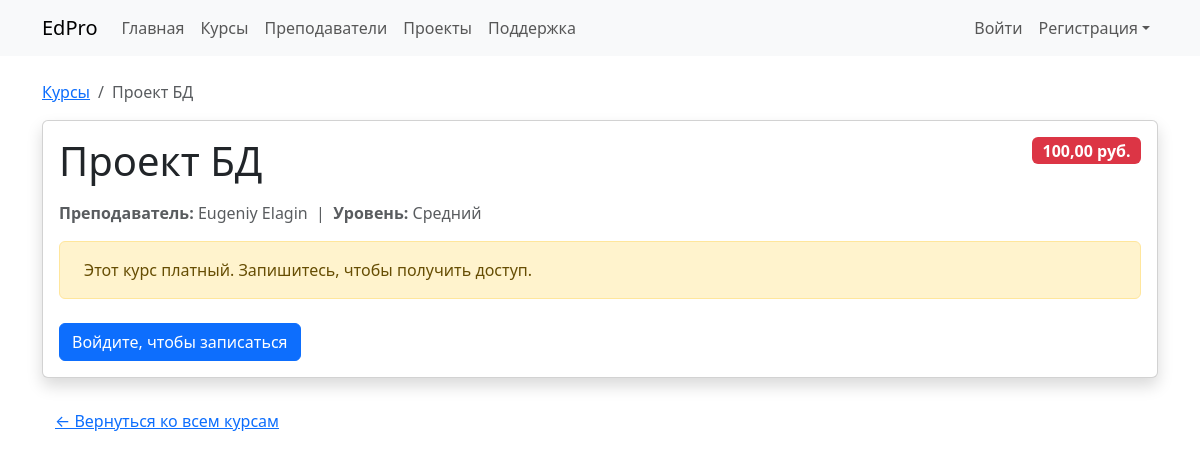
Screenshot of /course/2/ with the database file from the repository.
### main/models.py (models this page shows, shortened)
class Course(models.Model):
    LEVEL_CHOICES = [
        ('beginner', 'Начинающий'),
        ('intermediate', 'Средний'),
        ('advanced', 'Продвинутый'),
    ]
    title = models.CharField(max_length=200)
    description = models.TextField()
    tutor = models.ForeignKey(Tutor, on_delete=models.CASCADE, related_name='courses')
    price = models.DecimalField(max_digits=10, decimal_places=2)
    level = models.CharField(max_length=20, choices=LEVEL_CHOICES)
    is_free = models.BooleanField(default=False)
    created_at = models.DateTimeField(auto_now_add=True)

class Tutor(models.Model):
    user = models.OneToOneField(User, on_delete=models.CASCADE, related_name='tutor_profile')
    bio = models.TextField(max_length=1000, blank=True)
    expertise = models.CharField(max_length=200)

### main/views.py (the view)
# urls.py: path('course/<int:course_id>/', views.CourseDetailView.as_view(), name='course_detail'),
class CourseDetailView(DetailView):
    model = Course
    template_name = 'main/course_detail.html'
    context_object_name = 'course'
    pk_url_kwarg = 'course_id'
    def get_context_data(self, **kwargs):
        context = super().get_context_data(**kwargs)
        course = self.object
        user = self.request.user
        can_access = False
        is_enrolled = False
        if hasattr(user, 'tutor_profile') and course.tutor == user.tutor_profile:
            can_access = True
            is_enrolled = True
        elif course.is_free:
            can_access = True
            is_enrolled = True
        elif user.is_authenticated:
            is_enrolled = Enrollment.objects.filter(student=user, course=course).exists()
            can_access = is_enrolled
        context.update({
            'can_access': can_access,
            'is_enrolled': is_enrolled,
        })
        return context

### main/context_processors.py (called while the page is built)
def user_role(request):
    if request.user.is_authenticated:
        is_tutor = hasattr(request.user, 'tutor_profile')
    else:
        is_tutor = False
    return {'is_tutor': is_tutor}

### main/templates/main/course_detail.html (shortened to what this page needs)
{% extends "base.html" %}
{% block content %}
<nav aria-label="breadcrumb" class="mb-3">
    <ol class="breadcrumb">
        <li class="breadcrumb-item"><a href="{% url 'courses' %}">Курсы</a></li>
        <li class="breadcrumb-item active" aria-current="page">{{ course.title }}</li>
    </ol>
</nav>
<div class="card shadow">
    <div class="card-body">
        <div class="d-flex justify-content-between align-items-start mb-3">
            <h1 class="mb-0">{{ course.title }}</h1>
            {% if course.is_free %}
                <span class="badge bg-success fs-6">Бесплатно</span>
            {% else %}
                <span class="badge bg-danger fs-6">{{ course.price }} руб.</span>
            {% endif %}
        </div>
        <p class="text-muted mb-3">
            <strong>Преподаватель:</strong> {{ course.tutor.user.get_full_name|default:course.tutor.user.username }}
            &nbsp;|&nbsp;
            <strong>Уровень:</strong> {{ course.get_level_display }}
        </p>
        {% if can_access %}
            <div class="alert alert-success d-flex align-items-center mb-4">
                <i class="bi bi-check-circle-fill me-2"></i>
                <div>Доступ разрешён. Вы можете проходить курс.</div>
            </div>
            <div class="mt-4">
                <h3>Описание</h3>
                <p>{{ course.description }}</p>
                <div class="mt-4 p-3 bg-light rounded">
                    <h5>Содержание курса</h5>
                    <ul class="list-unstyled">
                        <li>• Урок 1: Введение</li>
                        <li>• Урок 2: Основы</li>
                        <li>• ...</li>
                    </ul>
                </div>
            </div>
        {% else %}
            <div class="alert alert-warning d-flex align-items-center mb-4">
                {% if course.is_free %}
                    <i class="bi bi-exclamation-triangle-fill me-2"></i>
                    <div>Курс бесплатный, но доступ временно ограничен.</div>
                {% else %}
                    <div>Этот курс платный. Запишитесь, чтобы получить доступ.</div>
                {% endif %}
            </div>
            <div class="d-flex gap-2">
                {% if user.is_authenticated %}
                    {% if not is_enrolled %}
                        <a href="{% url 'enroll_in_course' course.id %}" class="btn btn-success">
                            Записаться на курс
                        </a>
                    {% endif %}
                {% else %}
                    <a href="{% url 'login' %}" class="btn btn-primary">Войдите, чтобы записаться</a>
                {% endif %}
            </div>
        {% endif %}
    </div>
</div>
<div class="mt-4">
    <a href="{% url 'courses' %}" class="btn btn-link">&larr; Вернуться ко всем курсам</a>
</div>
{% endblock %}

### rows the page displays
Course: title "Проект БД", price "100,00", tutor.user.get_full_name "Eugeniy Elagin", level "Средний"
